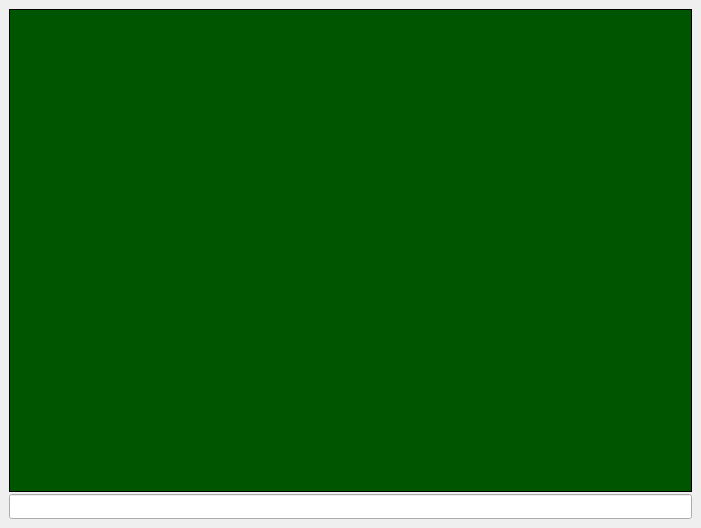
<?xml version="1.0" encoding="UTF-8"?>
<ui version="4.0">
 <class>ConsoleDlgClass</class>
 <widget class="QWidget" name="ConsoleDlgClass">
  <property name="geometry">
   <rect>
    <x>0</x>
    <y>0</y>
    <width>701</width>
    <height>528</height>
   </rect>
  </property>
  <property name="windowTitle">
   <string>Console Dialog</string>
  </property>
  <layout class="QVBoxLayout">
   <property name="spacing">
    <number>2</number>
   </property>
   <property name="margin">
    <number>9</number>
   </property>
   <item>
    <widget class="QTextEdit" name="message">
     <property name="palette">
      <palette>
       <active>
        <colorrole role="Base">
         <brush brushstyle="SolidPattern">
          <color alpha="255">
           <red>0</red>
           <green>85</green>
           <blue>0</blue>
          </color>
         </brush>
        </colorrole>
       </active>
       <inactive>
        <colorrole role="Base">
         <brush brushstyle="SolidPattern">
          <color alpha="255">
           <red>0</red>
           <green>85</green>
           <blue>0</blue>
          </color>
         </brush>
        </colorrole>
       </inactive>
       <disabled>
        <colorrole role="Base">
         <brush brushstyle="SolidPattern">
          <color alpha="255">
           <red>236</red>
           <green>233</green>
           <blue>216</blue>
          </color>
         </brush>
        </colorrole>
       </disabled>
      </palette>
     </property>
     <property name="font">
      <font>
       <family>Fixedsys</family>
       <pointsize>10</pointsize>
       <weight>50</weight>
       <italic>false</italic>
       <bold>false</bold>
       <underline>false</underline>
       <strikeout>false</strikeout>
       <stylestrategy>NoAntialias</stylestrategy>
      </font>
     </property>
     <property name="frameShape">
      <enum>QFrame::Panel</enum>
     </property>
     <property name="frameShadow">
      <enum>QFrame::Plain</enum>
     </property>
     <property name="readOnly">
      <bool>true</bool>
     </property>
    </widget>
   </item>
   <item>
    <widget class="QLineEdit" name="input">
     <property name="font">
      <font>
       <family>Fixedsys</family>
       <pointsize>10</pointsize>
      </font>
     </property>
    </widget>
   </item>
  </layout>
 </widget>
 <layoutdefault spacing="6" margin="11"/>
 <resources/>
 <connections/>
</ui>
